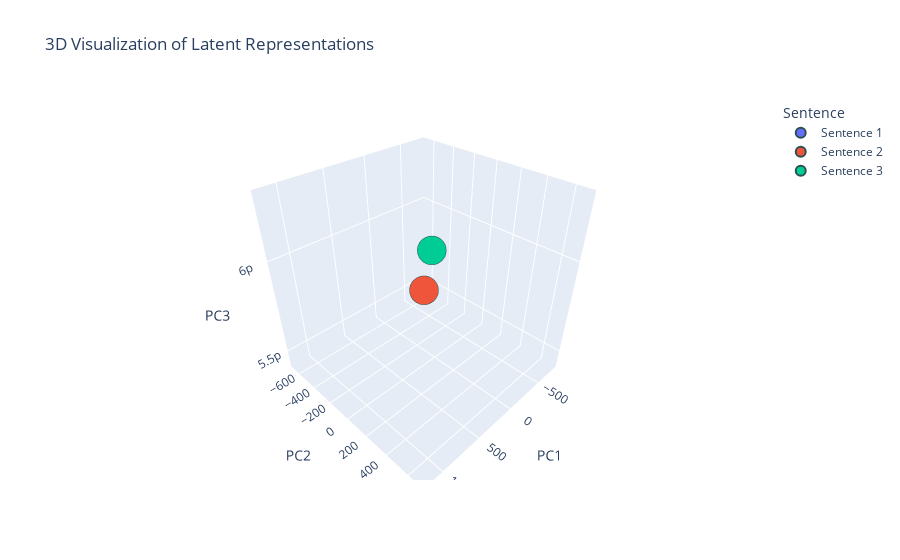

The notebook cell saved with this chart:
### Code cell
from sklearn.manifold import TSNE

# Add a third sentence
sentence3 = "A person strums a guitar melodically."
inputs3 = tokenizer(sentence3, return_tensors="pt", truncation=True, padding=True, max_length=128)
inputs3 = {key: val.to(device) for key, val in inputs3.items()}

# Forward pass for the third sentence
with torch.no_grad():
    outputs3 = model(**inputs3)

# print(outputs3)

# Extract `[CLS]` embedding for the third sentence
cls_embedding3 = outputs3.last_hidden_state[0, 0]  # Shape: [1, hidden_dim]

# Stack embeddings (now 3 samples)
embeddings = torch.stack([
    cls_embedding1.squeeze(0),
    cls_embedding2.squeeze(0),
    cls_embedding3.squeeze(0)
]).cpu().numpy()

# Reduce dimensionality to 3D
tsne = TSNE(n_components=3, perplexity=2, random_state=42)
reduced_embeddings = tsne.fit_transform(embeddings)

# Prepare data for visualization
data = {
    "PC1": reduced_embeddings[:, 0],
    "PC2": reduced_embeddings[:, 1],
    "PC3": reduced_embeddings[:, 2],
    "Sentence": ["Sentence 1", "Sentence 2", "Sentence 3"]
}

# Create 3D scatter plot with Plotly
fig = px.scatter_3d(
    data,
    x="PC1",
    y="PC2",
    z="PC3",
    color="Sentence",
    title="3D Visualization of Latent Representations",
    labels={"PC1": "Principal Component 1", "PC2": "Principal Component 2", "PC3": "Principal Component 3"}
)

fig.update_traces(marker=dict(size=10, line=dict(width=2, color="DarkSlateGrey")))
fig.update_layout(scene=dict(xaxis_title="PC1", yaxis_title="PC2", zaxis_title="PC3"))
fig.show()

### Figure 1 — Plotly figure (JSON) as saved in the notebook; plotly's stock layout.template omitted (floating-point values rounded to 4 significant figures)
{"data": [{"hovertemplate": "Sentence=Sentence 1<br>Principal Component 1=%{x}<br>Principal Component 2=%{y}<br>Principal Component 3=%{z}<extra></extra>", "legendgroup": "Sentence 1", "marker": {"color": "#636efa", "line": {"color": "DarkSlateGrey", "width": 2}, "size": 10, "symbol": "circle"}, "mode": "markers", "name": "Sentence 1", "scene": "scene", "showlegend": true, "type": "scatter3d", "x": [-791.6], "y": [-669.4], "z": [5.425e-12]}, {"hovertemplate": "Sentence=Sentence 2<br>Principal Component 1=%{x}<br>Principal Component 2=%{y}<br>Principal Component 3=%{z}<extra></extra>", "legendgroup": "Sentence 2", "marker": {"color": "#EF553B", "line": {"color": "DarkSlateGrey", "width": 2}, "size": 10, "symbol": "circle"}, "mode": "markers", "name": "Sentence 2", "scene": "scene", "showlegend": true, "type": "scatter3d", "x": [1181.0], "y": [688.2], "z": [6.289e-12]}, {"hovertemplate": "Sentence=Sentence 3<br>Principal Component 1=%{x}<br>Principal Component 2=%{y}<br>Principal Component 3=%{z}<extra></extra>", "legendgroup": "Sentence 3", "marker": {"color": "#00cc96", "line": {"color": "DarkSlateGrey", "width": 2}, "size": 10, "symbol": "circle"}, "mode": "markers", "name": "Sentence 3", "scene": "scene", "showlegend": true, "type": "scatter3d", "x": [79.09], "y": [2.147], "z": [6.034e-12]}], "layout": {"legend": {"title": {"text": "Sentence"}, "tracegroupgap": 0}, "scene": {"domain": {"x": [0, 1], "y": [0, 1]}, "xaxis": {"title": {"text": "PC1"}}, "yaxis": {"title": {"text": "PC2"}}, "zaxis": {"title": {"text": "PC3"}}}, "title": {"text": "3D Visualization of Latent Representations"}}}
